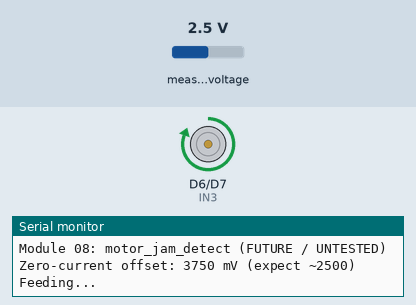
Simulated run of this sketch. Board: ESP8266 (NodeMCU). Parts: motor-driver pin pairs drawn as motors (green arrow = first pin HIGH = forward, orange = second pin HIGH = backward, longer = more drive, scaled by the enable pin), the last lines printed to the serial monitor. Wiring (inferred from the names in the program): ADS1115 converter at I2C address 0x48. The inputs (shaded band) are chosen by the test bench; at power-on: measured voltage 2.5 V.

Above: at 1.1 s.
At 16.7 s:
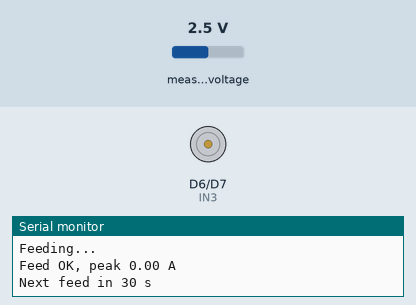
Timing chart, 0 to 41.1 s (numbered marks = the images above):
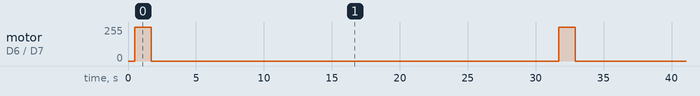

The sketch:

motor_jam_detect.ino
```cpp
/*
  Module 08 - Motor jam detection  *** FUTURE WORK, UNTESTED ***
  -------------------------------------------------------------
  A kibble jam stalls the motor, and a stalled DC motor draws far more
  current than a freely spinning one. This sketch watches motor current
  while feeding. If current stays high, it stops the motor, backs up, and
  retries. After MAX_RETRIES it gives up and flags a fault.

  Parts to add:
    * ACS712-05B current sensor module (185 mV per amp, output = VCC/2 at 0 A)
    * ADS1115 16-bit ADC module (the NodeMCU's single A0 is already used by
      the battery monitor, so current sensing goes through I2C instead)

  Wiring:
    Motor supply (+) -> ACS712 IP+ ... IP- -> L298N 12V terminal  (in series)
    ACS712 VCC -> 5 V, GND -> GND
    ACS712 OUT -> 10 k -> ADS1115 A0 -> 20 k -> GND   (divider x0.667, because
                  ACS712 swings up to 5 V and the ADS1115 runs on 3.3 V)
    ADS1115 VDD -> 3V3, GND -> GND, ADDR -> GND (address 0x48)
    ADS1115 SDA -> D2, SCL -> D1   (shared with the LCD, which is 0x27)
    Motor driver: ENB D5, IN3 D6, IN4 D7 (same as the rest of the project)

  Scale: ACS712 185 mV/A * 0.667 divider = 123.3 mV/A at the ADS1115.
  With gain +/-4.096 V, one ADS1115 count = 0.125 mV, so about 1 mA/count.

  How to tune (do this with real hardware before trusting it):
    1. Run with the Serial Monitor open. Note "peak A" for normal feeds
       (JAM_THRESHOLD_A must sit comfortably above it).
    2. Block the screw by hand (carefully, motor is strong) and note the
       stall current. Set JAM_THRESHOLD_A between normal peak and stall.
    3. INRUSH_IGNORE_MS hides the brief start-up current spike.

  Not implemented yet: reporting the fault to Blynk (see
  10_blynk_app/blynk_notifications for the notification pattern).
*/

#include <Wire.h>

#define ENB D5
#define IN3 D6
#define IN4 D7

#define ADS_ADDR 0x48

// ---- Tunables ----
const float ACS_MV_PER_A        = 185.0;
const float DIVIDER_GAIN        = 0.6667;
const float JAM_THRESHOLD_A     = 1.5;     // above this = stalled (TUNE ME)
const unsigned long INRUSH_IGNORE_MS = 300;
const unsigned long JAM_CONFIRM_MS   = 250; // must stay high this long
const unsigned long FEED_MS          = 1200;
const unsigned long REVERSE_MS       = 1500;
const int MAX_RETRIES = 2;

float zeroOffsetMv = 0;     // sensor output at 0 A, measured at boot

// ---- ADS1115 (raw I2C, no library needed) ----
bool adsPresent() {
  Wire.beginTransmission(ADS_ADDR);
  return Wire.endTransmission() == 0;
}

// Single-shot read of channel A0 vs GND, gain +/-4.096 V, 860 SPS. Returns mV.
float adsReadMv() {
  Wire.beginTransmission(ADS_ADDR);
  Wire.write(0x01);            // config register
  Wire.write(0xC3);            // OS=1 start, MUX=AIN0/GND, PGA=+/-4.096 V
  Wire.write(0xE3);            // single-shot, 860 SPS, comparator off
  Wire.endTransmission();
  delay(2);                    // conversion takes ~1.2 ms at 860 SPS

  Wire.beginTransmission(ADS_ADDR);
  Wire.write(0x00);            // conversion register
  Wire.endTransmission();
  Wire.requestFrom(ADS_ADDR, 2);
  int16_t raw = (Wire.read() << 8) | Wire.read();
  return raw * 0.125;          // 0.125 mV per count at +/-4.096 V
}

float motorCurrentA() {
  float sensorMv = adsReadMv() / DIVIDER_GAIN;     // undo the divider
  return fabs(sensorMv - zeroOffsetMv) / ACS_MV_PER_A;
}

void calibrateZero() {
  float sum = 0;
  for (int i = 0; i < 64; i++) { sum += adsReadMv() / DIVIDER_GAIN; delay(5); }
  zeroOffsetMv = sum / 64.0;
  Serial.printf("Zero-current offset: %.0f mV (expect ~2500)\n", zeroOffsetMv);
}

// ---- Motor ----
void motorStop() { analogWrite(ENB, 0); digitalWrite(IN3, LOW); digitalWrite(IN4, LOW); }
void motorRun(bool fwd) {
  digitalWrite(IN3, fwd ? HIGH : LOW);
  digitalWrite(IN4, fwd ? LOW : HIGH);
  analogWrite(ENB, 1023);
}

// Runs one portion forward. Returns true if it finished without a jam.
bool feedOnce() {
  Serial.println("Feeding...");
  motorRun(true);
  unsigned long start = millis(), highSince = 0;
  float peak = 0;

  while (millis() - start < FEED_MS) {
    float a = motorCurrentA();
    if (millis() - start > INRUSH_IGNORE_MS) {
      if (a > peak) peak = a;
      if (a > JAM_THRESHOLD_A) {
        if (!highSince) highSince = millis();
        if (millis() - highSince >= JAM_CONFIRM_MS) {
          motorStop();
          Serial.printf("JAM detected at %.2f A\n", a);
          return false;
        }
      } else {
        highSince = 0;
      }
    }
    delay(10);
  }
  motorStop();
  Serial.printf("Feed OK, peak %.2f A\n", peak);
  return true;
}

// Feed with automatic jam recovery. Returns true on success.
bool feedWithRecovery() {
  for (int attempt = 0; attempt <= MAX_RETRIES; attempt++) {
    if (feedOnce()) return true;
    Serial.printf("Reversing to clear jam (retry %d of %d)\n", attempt + 1, MAX_RETRIES);
    motorRun(false);
    delay(REVERSE_MS);
    motorStop();
    delay(500);
  }
  Serial.println("FAULT: still jammed after retries. Needs a human.");
  return false;
}

void setup() {
  Serial.begin(115200);
  Wire.begin();                                // D2 = SDA, D1 = SCL
  pinMode(ENB, OUTPUT); pinMode(IN3, OUTPUT); pinMode(IN4, OUTPUT);
  motorStop();
  Serial.println("\nModule 08: motor_jam_detect (FUTURE / UNTESTED)");

  if (!adsPresent()) {
    Serial.println("ADS1115 not found at 0x48. Check wiring. Halting.");
    while (true) delay(1000);
  }
  calibrateZero();
}

void loop() {
  feedWithRecovery();
  Serial.println("Next feed in 30 s\n");
  delay(30000);
}
```

Measured:
- by itself, motor on D6 (IN3) / D7 (IN4): alternates forward 255/255 for 1.2 s and stopped for 30.0 s
